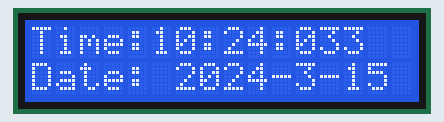
This sketch was run on a simulated Arduino Uno, built with avr-gcc and run on an emulated ATmega328P. Parts: 16×2 character LCD. The local clock reads 2024-03-15 10:24:30 at power-on unless the sketch sets it; storage starts empty.

Above: at 3.2 s.
At 7.3 s:
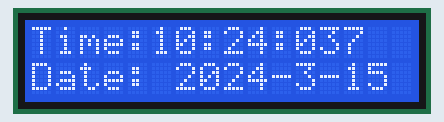
At 11.4 s:
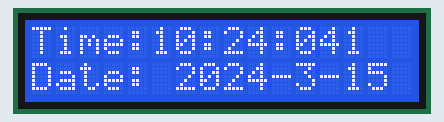
At 20.7 s:
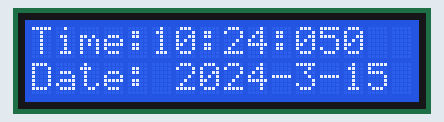
At 30.0 s:
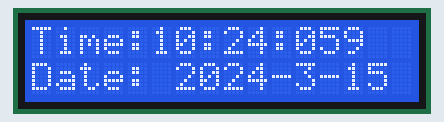
At 38.2 s:
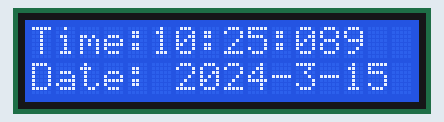

Measured:
- what the display in image 0 shows lasts 1.0 s, from 3.2 s to 4.2 s

The sketch:

UpdatedAlarm.ino
```cpp
#include <Wire.h>
#include <LiquidCrystal_I2C.h>
#include <RTClib.h>
#include <SD.h>
#include <SPI.h>
#include <TimeLib.h>

// Objects
RTC_DS3231 rtc;
LiquidCrystal_I2C lcd(0x27, 16, 2);

// SD card chip select
const int chipSelect = 10;

// Alarm time
int alarmHour = 8;
int alarmMinute = 21;
int alarmSecond = 00;

void setup() {
  Serial.begin(9600);
  Wire.begin();

  // LCD
  lcd.init();
  lcd.backlight();

  // RTC
  if (!rtc.begin()) {
    lcd.print("RTC not found!");
    while (1);
  }

  // SD Card
  if (!SD.begin(chipSelect)) {
    lcd.print("SD fail");
    while (1);
  }

  // Read alarm time from SD
  File alarmFile = SD.open("alarm.txt");
  if (alarmFile) {
    String timeStr = alarmFile.readStringUntil('\n');
    alarmFile.close();
    parseAlarmTime(timeStr);
  } else {
    lcd.print("alarm.txt error");
  }

  lcd.setCursor(0, 0);
  lcd.print("Alarm set:");
  lcd.setCursor(0, 1);
  lcd.print(String(alarmHour) + ":" + (alarmMinute < 10 ? "0" : "") + String(alarmMinute) + (alarmSecond < 60 ? "0" : "") + String(alarmSecond));
  delay(3000);
  lcd.clear();
}

void loop() {
  DateTime now = rtc.now();

  lcd.setCursor(0, 0);
     lcd.print("Time:");
    lcd.print(now.hour());
    lcd.print(":");
    if (now.minute() < 10) lcd.print("0");
    lcd.print(now.minute());
    lcd.print(":");
    if (now.second() < 60) lcd.print("0");
    lcd.print(now.second());


  // Check if current time matches alarm
  if (now.hour() == alarmHour && now.minute() == alarmMinute) {
    lcd.setCursor(0, 1);
    lcd.print("Asr prayer time");
    delay(5000); // This delays the clock as well
  } else {
    lcd.setCursor(0, 1);
   // lcd.print("                ");  // Clear line
    lcd.print("Date: ");
    lcd.print(now.year());  lcd.print("-");
    lcd.print(now.month()); lcd.print("-");
    lcd.print(now.day());


  }

  delay(1000);
}

// Parse "HH:MM" from SD card
void parseAlarmTime(String timeStr) {
  int colonIndex = timeStr.indexOf(':');
  if (colonIndex > 0) {
    alarmHour = timeStr.substring(0, colonIndex).toInt();
    alarmMinute = timeStr.substring(colonIndex + 1).toInt();
  }
}
```
